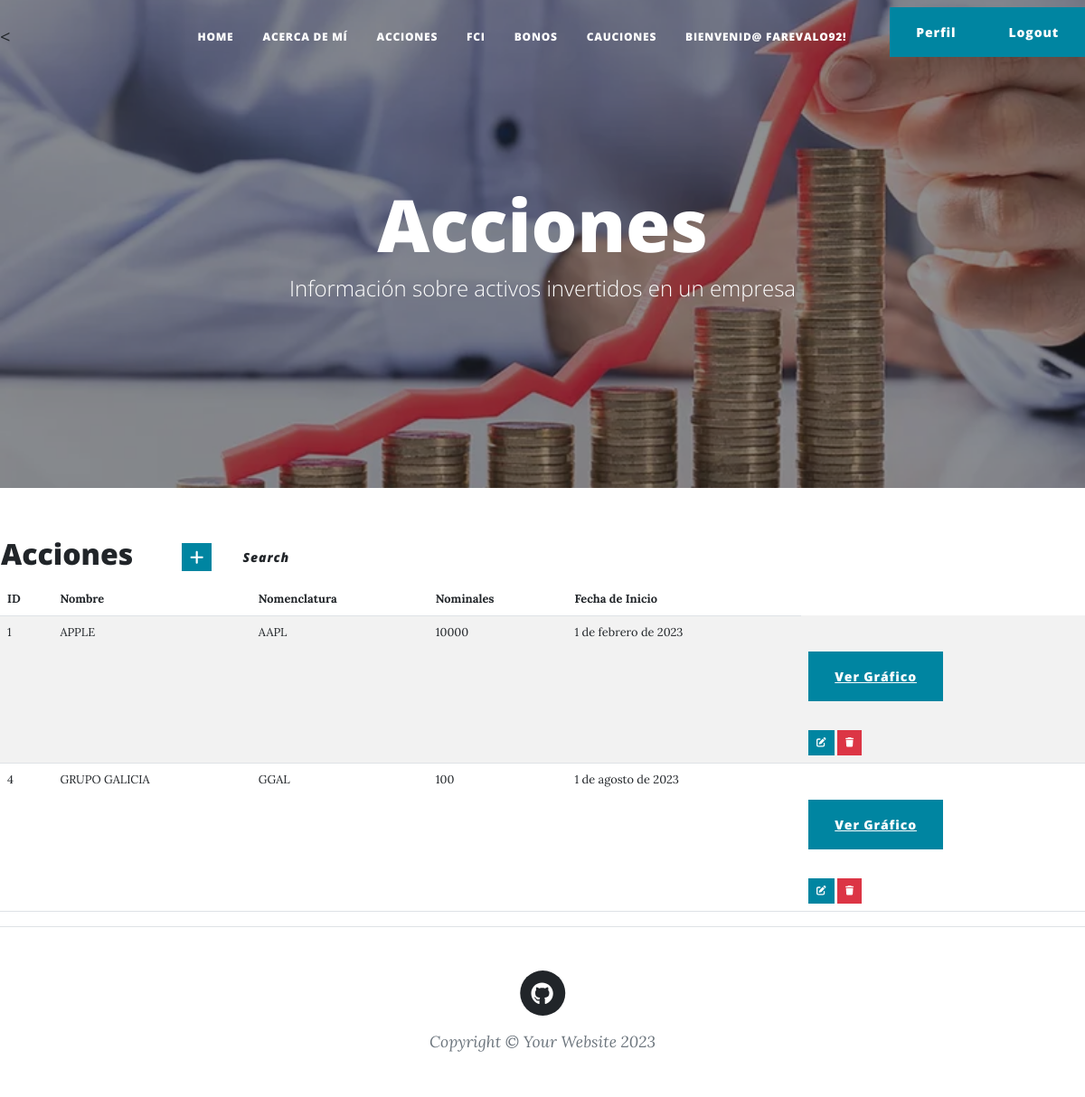
/acciones/ (signed in), run on the app's committed database.
### aplicacion/models.py (models this page shows, shortened)
class Acciones(models.Model):
    nombre=models.CharField(max_length=50)
    nomenclatura=models.CharField(max_length=50)
    nominales=models.IntegerField()
    fecha_inicio=models.DateField()
    class Meta:
        verbose_name="Acción"
        verbose_name_plural="Acciones"
        ordering=['nombre']

### aplicacion/views.py (the view)
# urls.py: path('acciones/', AccionesList.as_view(), name="acciones" ),
class AccionesList(ListView):
    model = Acciones

### aplicacion/templates/aplicacion/acciones_list.html
{% extends 'aplicacion/base.html' %}
{% load static %}
{% block titulo %}
    Acciones
{% endblock titulo %}
{% block contenido %}
<table>
    <tr>
        <td width="200"><h2>Acciones</h2></td>
        <td>
            <a
            href="{% url 'create_acciones' %}"
            class="btn btn-primary btn-sm"
            ><i class="fa fa-plus fa-lg" title="New Record"> </i>
            </a>
            <a
            href="{% url 'buscar_acciones' %}"
            class="btn btn-secundary"
            ><i class="bi bi-search" title="Search Record">Search </i>
            </a>
        </td>
    </tr>
</table>
<table class="table table-striped">
    <thead>
        <tr>
            <th>ID</th>
            <th>Nombre</th>
            <th>Nomenclatura</th>
            <th>Nominales</th>
            <th>Fecha de Inicio</th>
        </tr>
    </thead>
    <tbody>
    {% for accion in acciones_list %}
    <tr>
        <td>{{ accion.id }}</td>
        <td>{{ accion.nombre }}</td>
        <td>{{ accion.nomenclatura }}</td>
        <td>{{ accion.nominales }}</td>
        <td>{{ accion.fecha_inicio }}</td>
            <td>
            <div id="accion-details">
            <p>
                <a
                href="{% url 'ver_grafico_a' nomenclatura=accion.nomenclatura pk=accion.id %}"
                class="btn btn-primary">Ver Gráfico</a></p>
            </div>
            <a
              href="{% url 'update_acciones' accion.id %}"
              class="btn btn-primary"
              style="--bs-btn-padding-y: .25rem; --bs-btn-padding-x: .5rem; --bs-btn-font-size: .75rem;"
              ><i class="fa fa-edit fa-sm" title="Edit Record"></i>
            </a>
            <a
              href="{% url 'delete_acciones' accion.id %}"
              class="btn btn-danger"
              style="--bs-btn-padding-y: .25rem; --bs-btn-padding-x: .5rem; --bs-btn-font-size: .75rem;"
              ><i class="fa fa-trash fa-sm" title="Delete Record"></i>
            </a>
          </td>
    </tr>
    {% endfor %}
    </tbody>
</table>
{% endblock contenido %}

### aplicacion/templates/aplicacion/base.html (shortened to what this page needs)
<!DOCTYPE html>
<html lang="en">
    {%load static%}
    <head>
        <link href="{% static 'aplicacion/css/styles.css' %}" rel="stylesheet" />
    </head>
    <body>
        <nav class="navbar navbar-expand-lg navbar-light" id="mainNav">
                    <<ul class="navbar-nav ms-auto py-4 py-lg-0">
                        <li class="nav-item" role="presentation" style="color:white"><a class="nav-link px-lg-3 py-3 py-lg-4" href="{% url 'home' %}">Home</a></li>
                        {% if user.is_authenticated %}
                            <li class="nav-item"><a class="nav-link px-lg-3 py-3 py-lg-4" href="{% url 'aboutMe' %}">Acerca de Mí</a></li>
                            <li class="nav-item"><a class="nav-link px-lg-3 py-3 py-lg-4" href="{% url 'acciones' %}">Acciones</a></li>
                            <li class="nav-item"><a class="nav-link px-lg-3 py-3 py-lg-4" href="{% url 'fci' %}">FCI</a></li>
                            <li class="nav-item"><a class="nav-link px-lg-3 py-3 py-lg-4" href="{% url 'bonos' %}">Bonos</a></li>
                            <li class="nav-item"><a class="nav-link px-lg-3 py-3 py-lg-4" href="{% url 'cauciones' %}">Cauciones</a></li>
                            <li class="nav-item"><a class="nav-link px-lg-3 py-3 py-lg-4" style="color:white">Bienvenid@ {{user.username}}!</a></li>
                            <li class="nav-item"><a class="nav-link px-lg-3 py-3 py-lg-3" style="color:white">
                                </a>
                            </li>
                            <li class="nav-item"><a class="btn btn-primary" href="{% url 'editar_perfil' %}">Perfil</a></li>
                            <li class="nav-item"><a class="btn btn-primary" href="{% url 'logout' %}">Logout</a></li>
                        {% else %}
                            <li class="nav-item"><a class="btn btn-success" href="{% url 'registro' %}">Registro</a></li>
                            <li class="nav-item"><a class="btn btn-primary" href="{% url 'login' %}">Login</a></li>
                        {% endif %}
                    </ul>
        </nav>
        <header class="masthead" style="background-image: url('/static/aplicacion/assets/img/home-bg.jpg')">
            <div class="container position-relative px-4 px-lg-5">
                <div class="row gx-4 gx-lg-5 justify-content-center">
                    <div class="col-md-10 col-lg-8 col-xl-7">
                        <div class="page-heading">
                            <h1>
                            {% block titulo %}{% endblock titulo %}
                            </h1>
                            <h3><span class="subheading">Información sobre activos invertidos en un empresa</span></h3>
                        </div>
                    </div>
                </div>
            </div>
        </header>
        <section class="content">
            {% block contenido %}
            {% endblock contenido %}
        </section>
        <footer class="border-top">
            <div class="container px-4 px-lg-5">
                <div class="row gx-4 gx-lg-5 justify-content-center">
                    <div class="col-md-10 col-lg-8 col-xl-7">
                        <ul class="list-inline text-center">
                            <li class="list-inline-item">
                                <a href="https://github.com/farevalo92">
                                    <span class="fa-stack fa-lg">
                                        <i class="fas fa-circle fa-stack-2x"></i>
                                        <i class="fab fa-github fa-stack-1x fa-inverse"></i>
                                    </span>
                                </a>
                            </li>
                        </ul>
                        <div class="small text-center text-muted fst-italic">Copyright &copy; Your Website 2023</div>
                    </div>
                </div>
            </div>
        </footer>
    </body>
</html>

### data on the page
Acciones: id "1", nombre "APPLE", nomenclatura "AAPL", nominales "10000", fecha_inicio "1 de febrero de 2023"
Acciones: id "4", nombre "GRUPO GALICIA", nomenclatura "GGAL", nominales "100", fecha_inicio "1 de agosto de 2023"

### other printed values
{{ user.username }} "FAREVALO92"
